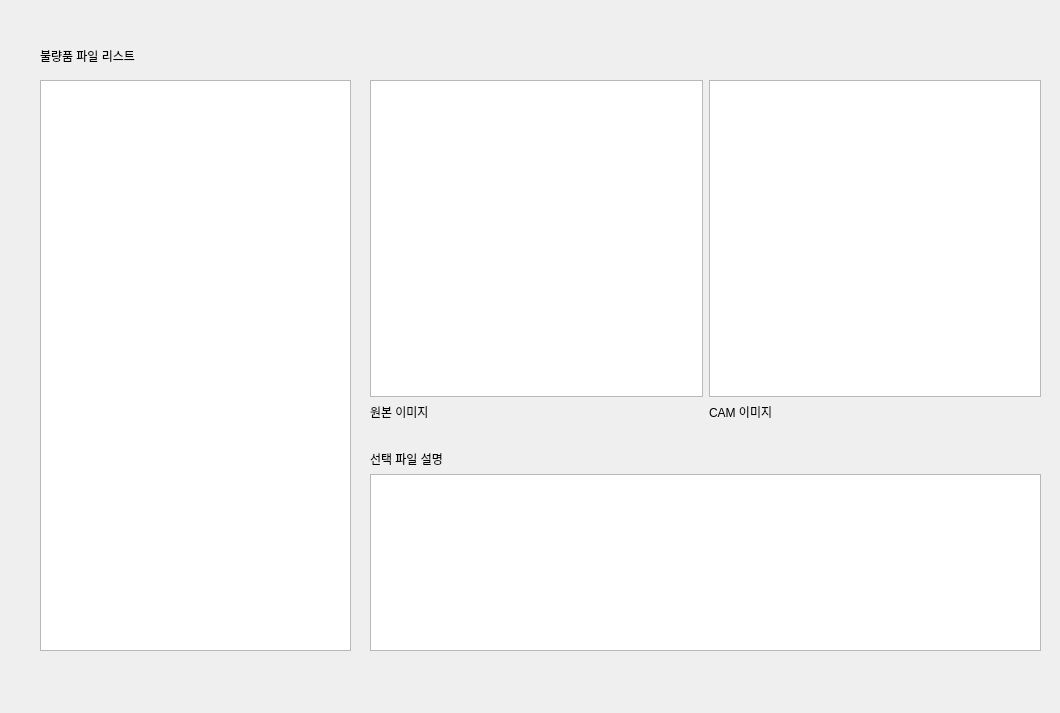
<?xml version="1.0" encoding="UTF-8"?>
<ui version="4.0">
 <class>Dialog</class>
 <widget class="QDialog" name="Dialog">
  <property name="geometry">
   <rect>
    <x>0</x>
    <y>0</y>
    <width>1060</width>
    <height>713</height>
   </rect>
  </property>
  <property name="windowTitle">
   <string>Dialog</string>
  </property>
  <widget class="QWidget" name="gridLayoutWidget_4">
   <property name="geometry">
    <rect>
     <x>370</x>
     <y>80</y>
     <width>671</width>
     <height>341</height>
    </rect>
   </property>
   <layout class="QGridLayout" name="gridLayoutImageSample">
    <item row="1" column="2">
     <widget class="QGraphicsView" name="graphicsViewCAMImage"/>
    </item>
    <item row="1" column="1">
     <widget class="QGraphicsView" name="graphicsViewOriginImage"/>
    </item>
    <item row="2" column="1">
     <widget class="QLabel" name="labelOriginImage">
      <property name="text">
       <string>원본 이미지</string>
      </property>
     </widget>
    </item>
    <item row="2" column="2">
     <widget class="QLabel" name="labelCAMImage">
      <property name="text">
       <string>CAM 이미지</string>
      </property>
     </widget>
    </item>
   </layout>
  </widget>
  <widget class="QLabel" name="defImagesTitle">
   <property name="geometry">
    <rect>
     <x>40</x>
     <y>40</y>
     <width>251</width>
     <height>31</height>
    </rect>
   </property>
   <property name="text">
    <string>불량품 파일 리스트</string>
   </property>
  </widget>
  <widget class="QListView" name="listViewDefImageList">
   <property name="geometry">
    <rect>
     <x>40</x>
     <y>80</y>
     <width>311</width>
     <height>571</height>
    </rect>
   </property>
  </widget>
  <widget class="QWidget" name="verticalLayoutWidget">
   <property name="geometry">
    <rect>
     <x>370</x>
     <y>450</y>
     <width>671</width>
     <height>201</height>
    </rect>
   </property>
   <layout class="QVBoxLayout" name="verticalLayoutSelectedImage">
    <item>
     <widget class="QLabel" name="labelSelectedImage">
      <property name="text">
       <string>선택 파일 설명</string>
      </property>
     </widget>
    </item>
    <item>
     <widget class="QTextBrowser" name="textBrowserSelectedImage"/>
    </item>
   </layout>
  </widget>
 </widget>
 <resources/>
 <connections/>
</ui>
